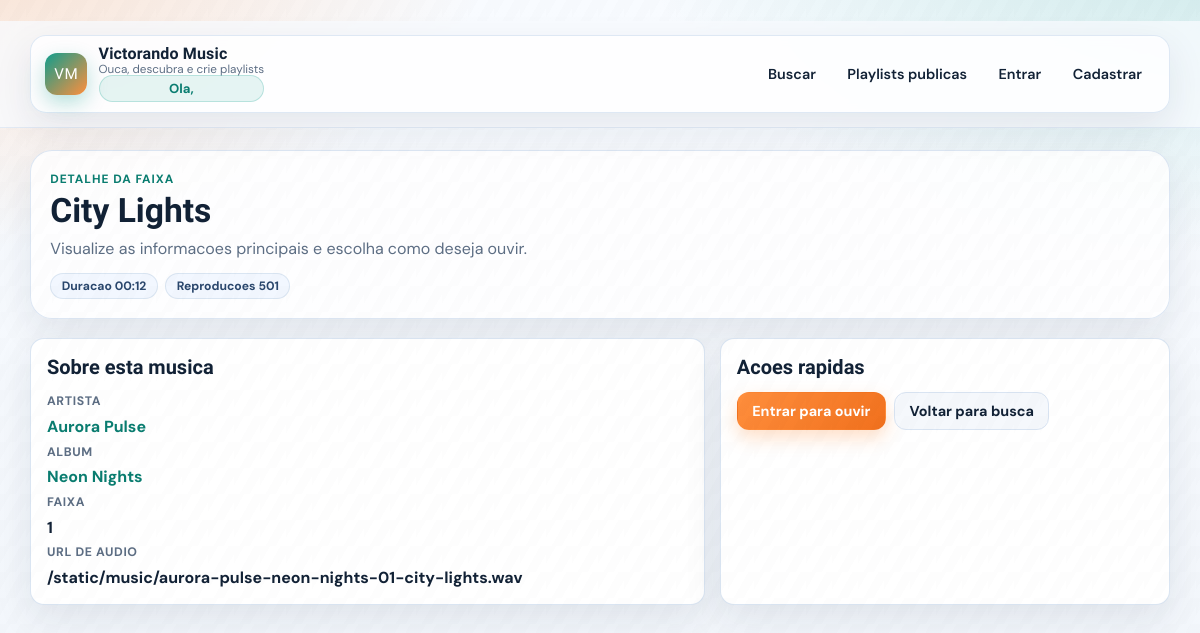
The app's page /musica/1, older data.
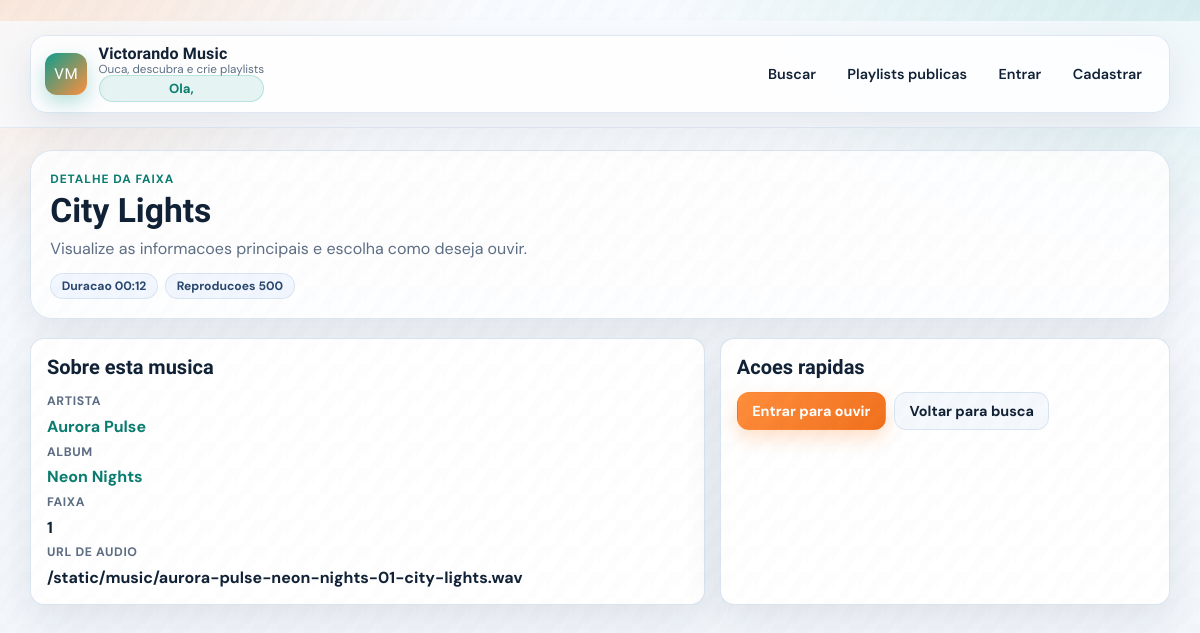
The same page, newer data.
### app/models/music.py (models this page shows, shortened)
class Music(db.Model):
    __tablename__ = 'musicas'
    id = db.Column(db.Integer, primary_key=True)
    titulo = db.Column(db.String(150), nullable=False, index=True)
    album_id = db.Column(db.Integer, db.ForeignKey('albuns.id'), nullable=False)
    duracao = db.Column(db.Integer)  # em segundos
    arquivo_url = db.Column(db.String(255), nullable=False)
    numero_faixa = db.Column(db.Integer)
    visualizacoes = db.Column(db.Integer, default=0)
    @property
    def duracao_formatada(self):
        if not self.duracao:
            return "00:00"
        minutos = self.duracao // 60
        segundos = self.duracao % 60
        return f"{minutos:02d}:{segundos:02d}"
    def to_dict(self, include_album=True):
        data = {
            'id': self.id,
            'titulo': self.titulo,
            'album_id': self.album_id,
            'duracao': self.duracao,
            'duracao_formatada': self.duracao_formatada,
            'arquivo_url': self.arquivo_url,
            'numero_faixa': self.numero_faixa,
            'visualizacoes': self.visualizacoes
        }
        if include_album and self.album:
            data['album'] = {
                'id': self.album.id,
                'titulo': self.album.titulo,
                'capa_url': self.album.capa_url,
                'artista': {
                    'id': self.album.artista.id,
                    'nome': self.album.artista.nome
                } if self.album.artista else None
            }
        return data

### app/views/music_routes.py (the view)
@music_bp.route('/musica/<int:musica_id>')
def musica_detalhes(musica_id):
    resultado = MusicController.obter_musica(musica_id)
    if not resultado['success']:
        flash(resultado.get('message', 'Música não encontrada'), 'error')
        return redirect(url_for('music.index'))
    musica = resultado['musica']
    return render_template('musica_detalhes.html', musica=musica)

### app/__init__.py (called while the page is built)
def _build_app_initials(app_name):
    parts = [part[0].upper() for part in app_name.split() if part and part[0].isalnum()]
    return ''.join(parts[:2]) or 'SM'

### app/controllers/music_controller.py (called while the page is built)
    @staticmethod
    def obter_musica(musica_id):
        try:
            musica = db.session.get(Music, musica_id)
            if not musica:
                return {'success': False, 'message': 'Música não encontrada'}
            return {
                'success': True,
                'musica': musica.to_dict()
            }
        except Exception as e:
            return {'success': False, 'message': f'Erro ao obter música: {str(e)}'}

### app/extensions.py (called while the page is built, shortened)
def _register_rate_limiting(app):
    @app.before_request
    def _guard_rate_limit():
        if not app.config.get('RATE_LIMIT_ENABLED', True):
            return None
        if not request.path.startswith('/api/'):
            return None

### app/templates/musica_detalhes.html (shortened to what this page needs)
﻿{% extends 'base.html' %}
{% block content %}
{% set album = musica.album if musica.album else None %}
{% set artista = album.artista if album and album.artista else None %}
<section class="page-header" data-animate>
  <p class="kicker">Detalhe da faixa</p>
  <h1 class="page-title">{{ musica.titulo }}</h1>
  <p class="page-subtitle">Visualize as informacoes principais e escolha como deseja ouvir.</p>
  <div class="meta-pills" style="margin-top: 0.9rem;">
    {% if musica.duracao_formatada %}<span class="chip">Duracao {{ musica.duracao_formatada }}</span>{% endif %}
    <span class="chip">Reproducoes {{ musica.visualizacoes }}</span>
  </div>
</section>
<section class="detail-grid">
  <article class="panel detail-panel" data-animate style="--delay: 70ms;">
    <h2 class="section-title">Sobre esta musica</h2>
    <dl class="detail-meta" style="margin-top: 0.85rem;">
      <dt>Artista</dt>
      <dd>
        {% if artista %}
          <a class="text-link" href="{{ url_for('music.artista_detalhes', artista_id=artista.id) }}">{{ artista.nome }}</a>
        {% else %}
          Artista desconhecido
        {% endif %}
      </dd>
      <dt>Album</dt>
      <dd>
        {% if album %}
          <a class="text-link" href="{{ url_for('music.album_detalhes', album_id=album.id) }}">{{ album.titulo }}</a>
        {% else %}
          Nao informado
        {% endif %}
      </dd>
      <dt>Faixa</dt>
      <dd>{{ musica.numero_faixa or '-' }}</dd>
      <dt>URL de audio</dt>
      <dd>{{ musica.arquivo_url }}</dd>
    </dl>
  </article>
  <aside class="panel detail-panel" data-animate style="--delay: 120ms;">
    <h2 class="section-title">Acoes rapidas</h2>
    <div class="actions" style="margin-top: 0.8rem;">
      {% if current_user.is_authenticated %}
        <a class="btn btn-secondary" href="{{ url_for('music.player', id=musica.id) }}">Ouvir agora</a>
      {% else %}
        <a class="btn btn-secondary" href="{{ url_for('auth.login', next=url_for('music.player', id=musica.id)) }}">Entrar para ouvir</a>
      {% endif %}
      <a class="btn btn-ghost" href="{{ url_for('music.buscar') }}">Voltar para busca</a>
    </div>
  </aside>
</section>
{% endblock %}

Row changes from the older to the newer data that the page shows:
changed Music "City Lights": visualizacoes "501" → "500"
